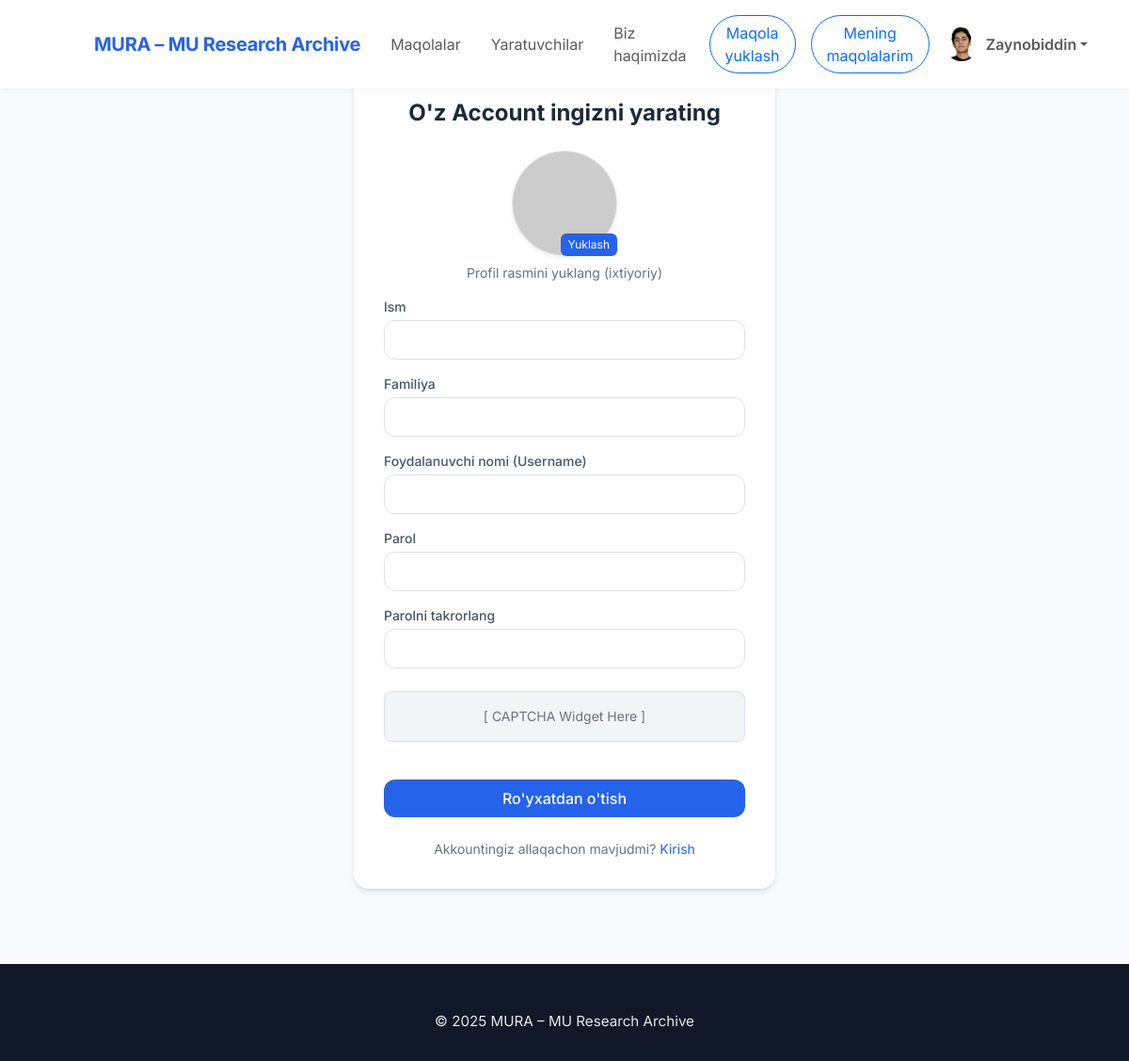
Screenshot of /register/ (signed in) with the database file from the repository.
### main/models.py (models this page shows, shortened)
class CustomUser(AbstractUser):
    avatar = models.ImageField(upload_to='avatars/', null=True, blank=True)
    status = models.IntegerField(default=0)

### main/views.py (the view, shortened to what this page needs)
# urls.py: path('register/', RegisterView.as_view(), name='register'),
class RegisterView(View):
    template_name = 'register.html'
    def get(self, request):
        return render(request, self.template_name)

### templates/register.html (shortened to what this page needs)
{% extends "base.html" %}
{% load static %}
{% block style %}
    <link href="https://cdn.jsdelivr.net/npm/tailwindcss@2.2.19/dist/tailwind.min.css" rel="stylesheet">
    <link rel="stylesheet" href="{% static 'main/css/papers.css' %}">
{% endblock %}
{% block content %}
    <section class="flex justify-center items-center min-h-[85vh] px-4">
        <div class="bg-white shadow-md rounded-2xl p-8 w-full max-w-md">
            <h1 class="text-2xl font-bold text-center mb-6">O'z Account ingizni yarating</h1>
            <form method="POST" class="space-y-4" enctype="multipart/form-data">
                <div class="flex flex-col items-center mb-6">
                    <div class="relative">
                        <img id="avatarPreview" src="https://placehold.co/800x600?text=Surat"
                             class="w-28 h-28 rounded-full object-cover border border-gray-300 shadow-sm"
                             alt="Avatar Preview">
                        <label for="avatarInput"
                               class="absolute bottom-0 right-0 bg-blue-600 text-white px-2 py-1 text-xs rounded-md cursor-pointer hover:bg-blue-700">
                            Yuklash
                        </label>
                    </div>
                    <p class="text-sm text-gray-500 mt-2">Profil rasmini yuklang (ixtiyoriy)</p>
                </div>
                <div>
                    <label for="username" class="block text-sm font-medium text-gray-600">Ism</label>
                    <input type="text" id="username" name="name" required
                           class="mt-1 w-full border border-gray-300 rounded-xl px-4 py-2 focus:ring-2 focus:ring-blue-500 focus:outline-none">
                </div>
                <div>
                    <label for="username" class="block text-sm font-medium text-gray-600">Familiya</label>
                    <input type="text" id="username" name="surname" required
                           class="mt-1 w-full border border-gray-300 rounded-xl px-4 py-2 focus:ring-2 focus:ring-blue-500 focus:outline-none">
                </div>
                <div>
                    <label for="username" class="block text-sm font-medium text-gray-600">Foydalanuvchi nomi
                        (Username)</label>
                    <input type="text" id="username" name="username" required
                           class="mt-1 w-full border border-gray-300 rounded-xl px-4 py-2 focus:ring-2 focus:ring-blue-500 focus:outline-none">
                </div>
                <div>
                    <label for="password" class="block text-sm font-medium text-gray-600">Parol</label>
                    <input type="password" id="password" name="password" required
                           class="mt-1 w-full border border-gray-300 rounded-xl px-4 py-2 focus:ring-2 focus:ring-blue-500 focus:outline-none">
                </div>
                <div>
                    <label for="password" class="block text-sm font-medium text-gray-600">Parolni takrorlang</label>
                    <input type="password" id="password" name="check_password" required
                           class="mt-1 w-full border border-gray-300 rounded-xl px-4 py-2 focus:ring-2 focus:ring-blue-500 focus:outline-none">
                </div>
                <div class="flex justify-center my-4">
                    <div class="bg-gray-100 p-3 rounded-lg border border-gray-300 w-full flex justify-center">
                        <p class="text-gray-500 text-sm">[ CAPTCHA Widget Here ]</p>
                    </div>
                </div>
                <button type="submit"
                        class="w-full bg-blue-600 text-white py-2 rounded-xl font-medium hover:bg-blue-700 transition">
                    Ro'yxatdan o'tish
                </button>
                <p class="text-center text-sm text-gray-500 mt-4">
                    Akkountingiz allaqachon mavjudmi?
                    <a href="/login" class="text-blue-600 hover:underline">Kirish</a>
                </p>
            </form>
        </div>
    </section>
{% endblock %}

### templates/base.html (shortened to what this page needs)
{% load static %}
<!DOCTYPE html>
<html lang="en">
<head>
    <link href="https://cdn.jsdelivr.net/npm/bootstrap@5.3.3/dist/css/bootstrap.min.css" rel="stylesheet"/>
    <link
            rel="stylesheet"
            href="https://cdn.jsdelivr.net/npm/bootstrap-icons@1.11.3/font/bootstrap-icons.css"
    />
    {% block style %}{% endblock %}
</head>
<body>
<nav class="navbar navbar-expand-lg fixed-top">
    <div class="container">
        <a class="navbar-brand" href="{% url 'main' %}">MURA – MU Research Archive</a>
        <div class="collapse navbar-collapse" id="navmenu">
            <ul class="navbar-nav ms-auto align-items-lg-center">
                <li class="nav-item"><a href="{% url 'all_papers' %}" class="nav-link px-3">Maqolalar</a></li>
                <li class="nav-item"><a href="{% url 'creators' %}" class="nav-link px-3">Yaratuvchilar</a></li>
                <li class="nav-item"><a href="{% url 'about' %}" class="nav-link px-3">Biz haqimizda</a></li>
                {% if user.is_authenticated %}
                    <li class="nav-item"><a href="{% url 'upload_paper' %}"
                                            class="m-lg-2 mb-2 px-3 btn btn-outline-primary rounded-pill">Maqola
                        yuklash</a></li>
                    <li class="nav-item"><a href="{% url 'my_papers' %}"
                                            class="px-3 m-lg-2 mb-2  btn btn-outline-primary rounded-pill">Mening
                        maqolalarim</a>
                    </li>
                    <li class="nav-item dropdown">
                        <a class="nav-link dropdown-toggle d-flex align-items-center" href="#" id="profileDropdown"
                           role="button" data-bs-toggle="dropdown" aria-expanded="false">
                            {% if user.avatar %}
                                <img src="{{ user.avatar.url }}" alt="Avatar" class="rounded-circle" width="36"
                                     height="36" style="object-fit: cover;">
                            {% else %}
                                <img src="https://cdn-icons-png.flaticon.com/512/847/847969.png" alt="Default Avatar"
                                     class="rounded-circle" width="36" height="36" style="object-fit: cover;">
                            {% endif %}
                            <span class="ms-2 fw-semibold">{{ user.first_name }}</span>
                        </a>
                    </li>
                {% else %}
                    <li class="nav-item"><a href="{% url 'login' %}"
                                            class="btn btn-primary btn-sm ms-lg-3 p-2 m-1 text-white">Kirish</a></li>
                    <li class="nav-item"><a href="{% url 'register' %}"
                                            class="btn btn-primary btn-sm ms-lg-3 p-2 m-1 text-white">Ro'yxatdan
                        o'tish</a></li>
                {% endif %}
            </ul>
        </div>
    </div>
</nav>
{% block content %}
{% endblock %}
<footer>
    <div class="container">
        <p>© 2025 MURA – MU Research Archive</p>
    </div>
</footer>
</body>
</html>

### main/static/main/css/papers.css (style rules this page uses)
body { font-family: 'Inter', sans-serif; background-color: #f9fafb; color: #1f2937; overflow-x: hidden; padding-top: 72px; }
nav { background-color: #ffffff; box-shadow: 0 1px 6px rgba(0, 0, 0, 0.05); }
.navbar-brand { font-weight: 700; color: #2563eb !important; letter-spacing: -0.3px; }
footer { text-align: center; padding: 50px 0 30px; background: #111827; color: #e5e7eb; font-size: .95rem; margin-top: 80px; }

### rows the page displays
CustomUser: avatar (picture), first_name "Zaynobiddin"
